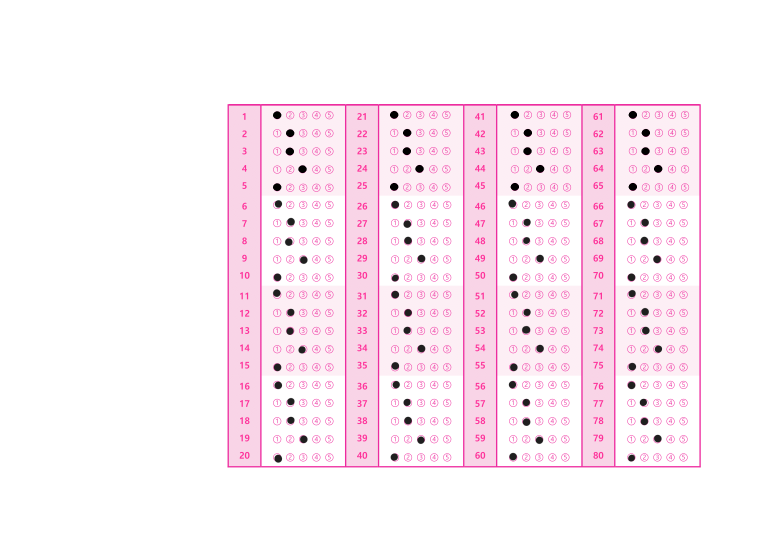
#> input picture imageProcessing/test/images/mini55.png, 2339 x 1654 px, found by its file name (shown at 1/3 size)
$ python omr_reader.py
#> lines starting #> are read from the running program, lines starting #| are printed output that depends on the picture; after the words box and inside, x2 and y2 are one past the last pixel; in counts of white or black regions, pixels touching at a corner belong together
### imageProcessing/test/omr_cutter1.py
import cv2
import numpy as np


def cutter1(img):

    # 사진 가공
    h, w, _ = img.shape
    img = cv2.resize(img, (w//2, h//2))
    gray = cv2.cvtColor(img, cv2.COLOR_BGR2GRAY)

    thresh = cv2.adaptiveThreshold(
        gray, 255, cv2.ADAPTIVE_THRESH_MEAN_C, cv2.THRESH_BINARY_INV, 11, 5)
    contours, hierarchy = cv2.findContours(
        thresh, cv2.RETR_EXTERNAL, cv2.CHAIN_APPROX_SIMPLE)
    contours_xy = np.array(contours)

    # x의 min과 max 찾기
    x_min, x_max = 0, 0
    value = list()
    for i in range(len(contours_xy)):
        for j in range(len(contours_xy[i])):
            # numpy 배열이 4차원 배열 행태라 x 값만 추출하기 위함
            value.append(contours_xy[i][j][0][0])
            x_min = min(value)
            x_max = max(value)

    # y의 min과 max 찾기
    y_min, y_max = 0, 0
    value = list()
    for i in range(len(contours_xy)):
        for j in range(len(contours_xy[i])):
            value.append(contours_xy[i][j][0][1])  # y 값만 추출하기 위함
            y_min = min(value)
            y_max = max(value)

    # x 최소, y 최소, 높이, 너비 구해서 자름 여백 없애는곳
    x = x_min
    y = y_min
    w = x_max-x_min
    h = y_max-y_min
    img_trim = thresh[y:y+h, x:x+w]

    # 잘린 이미지 저장
    num_cols = 4  # 행의 갯수
    _, size = img_trim.shape
    size = size // num_cols
    result = [255-img_trim[:, i:i+size]
              for i in range(0, len(img_trim[0])-size%num_cols, size)]
    for i in range(num_cols):
        cv2.imwrite(f'test/picture/cut_image_{i}.png', result[i])
    cv2.imwrite("test/picture/result.png", 255-img_trim)

    return result

### imageProcessing/test/omr_grader.py
import cv2
import numpy as np
import omr_cutter1 as cf


def grader(img):

    gray = img
    thresh = 255-img

    # 윤곽선 찾기
    contours, hierarchy = cv2.findContours(
        thresh, cv2.RETR_EXTERNAL, cv2.CHAIN_APPROX_SIMPLE)
    contour_idx_list = list(range(len(contours)))
    sorted_contours = [contours[i] for i in sorted(
        contour_idx_list, key=lambda x: cv2.boundingRect(contours[x])[0])]

    boxes = []
    for cnt in sorted_contours:
        area = cv2.contourArea(cnt)
        # print(area)
        if 200 > area > 70:
            x, y, w, h = cv2.boundingRect(cnt)
            boxes.append((x, y, w, h))

    boxes = sorted(boxes, key=lambda coord: coord[1])
    newBoxes = sorted(boxes, key=lambda coord: coord[0])

    results = []
    for j in range(len(newBoxes)):
        x, y, w, h = newBoxes[j]
        roi = gray[y:y+h, x:x+w]
        total_pixels = roi.shape[0] * roi.shape[1]
        black_pixels = total_pixels - cv2.countNonZero(roi)
        if black_pixels > total_pixels/2:
            results.append(j+1)

    return results

### imageProcessing/test/omr_cutter2.py
import cv2
import numpy as np

# 가로로 자르는 함수
def cutter2(img):

    img_trim = img

# 높이를 문항 개수로 나누고 잘라 배열에 저장
    size, _ = img_trim.shape
    size = size // 20
    result = [img_trim[i:i+size]
              for i in range(0, len(img_trim)-size % 20, size)]

    return result

### imageProcessing/test/omr_reader.py
import cv2
import json

import omr_cutter1 as ct1
import omr_cutter2 as ct
import omr_grader as gr


def reader(img):
    # 세로 자르기 사진
    img = ct1.cutter1(cv2.imread(img))
#> in cutter1, `h, w, _ = img.shape`: h = 1654; w = 2339
#> in cutter1, `thresh = cv2.adaptiveThreshold( gray, 255, cv2.ADAPTIVE_THRESH_MEAN_C,..`:
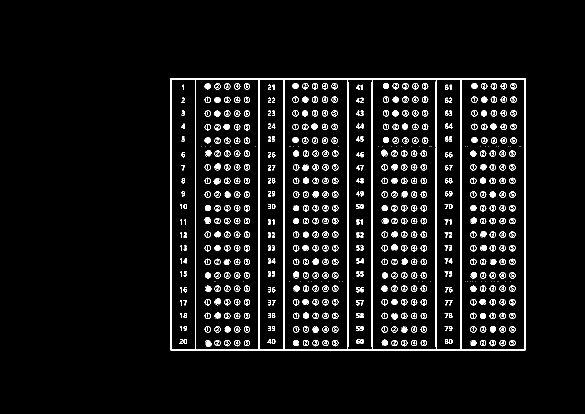
#> thresh: shape (827, 1169) (shown at 1/2 size); 5.3% white; 729 white regions (178 under 20 px), largest, box (x1, y1, x2, y2) and area: (341, 156, 1051, 702) 16466, (429, 327, 442, 341) 122, (410, 680, 423, 694) 122
#> in cutter1, `contours, hierarchy = cv2.findContours( thresh, cv2.RETR_EXTERNAL, cv2..`: contours = 1 item
#> the loop in cutter1, `for i in range(len(contours_xy)):` made 1 pass
#> after the loop in cutter1, `for i in range(len(contours_xy)):`: value = [341, 341, 342, 343, 1048, 1049, 1050, 1050]
#> after the loop in cutter1, `for i in range(len(contours_xy)):`: value = [156, 700, 701, 700, 700, 701, 700, 156]
#> in cutter1, `img_trim = thresh[y:y+h, x:x+w]`:
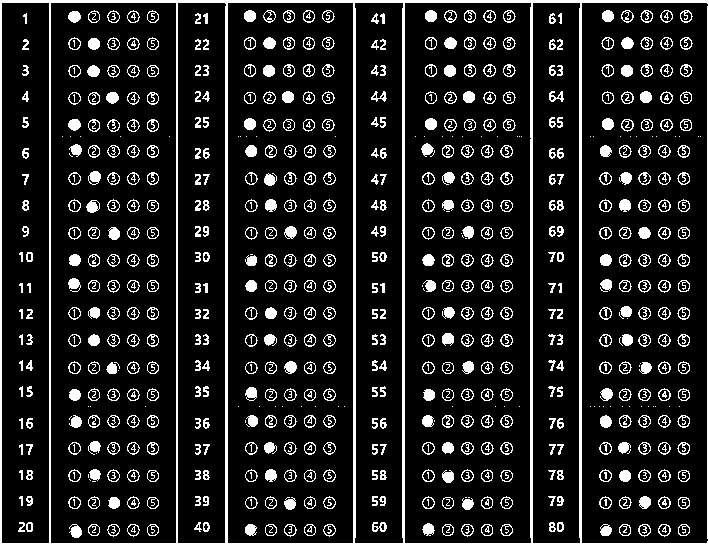
#> img_trim: shape (545, 709); 13.2% white; 729 white regions (178 under 20 px), largest, box (x1, y1, x2, y2) and area: (0, 0, 709, 545) 15919, (88, 171, 101, 185) 122, (69, 524, 82, 538) 122
#> in cutter1, `result = [255-img_trim[:, i:i+size] for i in range(0, len(img_trim[0])..`: result = 4 items
#> the loop in cutter1, `for i in range(num_cols):` made 4 passes
#> pass 1, in cutter1, `cv2.imwrite(f'test/picture/cut_image_{i}.png', result[i])`:
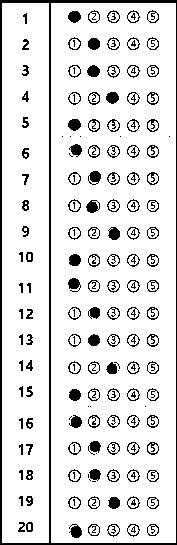
#> saved as cut_image_0.png: shape (545, 177); 87.8% white; 172 black regions (40 under 20 px), largest, box (x1, y1, x2, y2) and area: (0, 0, 177, 545) 3585, (88, 171, 101, 185) 122, (69, 524, 82, 538) 122
#> pass 2, in cutter1, `cv2.imwrite(f'test/picture/cut_image_{i}.png', result[i])`:
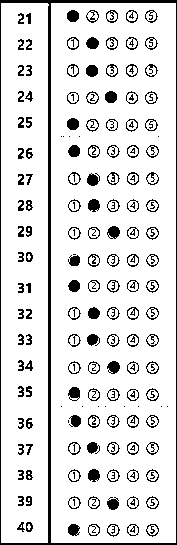
#> saved as cut_image_1.png: shape (545, 177); 87.3% white; 183 black regions (42 under 20 px), largest, box (x1, y1, x2, y2) and area: (0, 0, 177, 545) 3583, (107, 361, 120, 374) 121, (107, 226, 120, 239) 120
#> img = 4 items
    # 가로 자르기 사진
    img = [ct.cutter2(img[i]) for i in range(len(img))]
    img = sum(img, [])
#> img = 80 items
    result = [gr.grader(img[i]) for i in range(len(img))]
#> in grader, `contours, hierarchy = cv2.findContours( thresh, cv2.RETR_EXTERNAL, cv2..`: contours = 7 contours, 1 with area under 20; largest, box (x1, y1, x2, y2) and area: (0, 0, 177, 27) 402, (107, 10, 120, 23) 109, (127, 10, 140, 23) 108, (147, 10, 159, 23) 106, (88, 10, 100, 23) 106, (68, 11, 81, 23) 102
#> in grader, `contours, hierarchy = cv2.findContours( thresh, cv2.RETR_EXTERNAL, cv2..`:
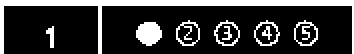
#> thresh: shape (27, 177) (shown 2 times larger); 21.5% white; 9 white regions (2 under 20 px)
#> in grader, `contour_idx_list = list(range(len(contours)))`: contour_idx_list = [0, 1, 2, 3, 4, 5, 6]
#> in grader, `sorted_contours = [contours[i] for i in sorted( contour_idx_list, key=..`: sorted_contours = 7 contours, 1 with area under 20; largest, box (x1, y1, x2, y2) and area: (0, 0, 177, 27) 402, (107, 10, 120, 23) 109, (127, 10, 140, 23) 108, (88, 10, 100, 23) 106, (147, 10, 159, 23) 106, (68, 11, 81, 23) 102
#> the loop in grader, `for cnt in sorted_contours:` made 7 passes
#> (area, x, y, w, h) on passes 3 to 7: (102, 68, 11, 13, 12), (105.5, 88, 10, 12, 13), (109, 107, 10, 13, 13), (108, 127, 10, 13, 13), (105.5, 147, 10, 12, 13)
#> after the loop in grader, `for cnt in sorted_contours:`: boxes = [(68, 11, 13, 12), (88, 10, 12, 13), (107, 10, 13, 13), (127, 10, 13, 13), (147, 10, 12, 13)]
#> in grader, `boxes = sorted(boxes, key=lambda coord: coord[1])`: boxes = [(88, 10, 12, 13), (107, 10, 13, 13), (127, 10, 13, 13), (147, 10, 12, 13), (68, 11, 13, 12)]
#> in grader, `newBoxes = sorted(boxes, key=lambda coord: coord[0])`: newBoxes = [(68, 11, 13, 12), (88, 10, 12, 13), (107, 10, 13, 13), (127, 10, 13, 13), (147, 10, 12, 13)]
#> the loop in grader, `for j in range(len(newBoxes)):` made 5 passes
#> (x, y, w, h, total_pixels, black_pixels) on passes 1 to 5: (68, 11, 13, 12, 156, 119), (88, 10, 12, 13, 156, 54), (107, 10, 13, 13, 169, 61), (127, 10, 13, 13, 169, 60), (147, 10, 12, 13, 156, 57)
#> after the loop in grader, `for j in range(len(newBoxes)):`: results = [1]
#> in grader (call 2), `contours, hierarchy = cv2.findContours( thresh, cv2.RETR_EXTERNAL, cv2..`: contours = 9 contours, 1 with area under 20; largest, box (x1, y1, x2, y2) and area: (68, 10, 81, 23) 110, (127, 10, 140, 23) 108, (107, 10, 120, 23) 108, (147, 10, 159, 23) 106, (88, 11, 100, 23) 101, (22, 12, 29, 23) 26, (49, 0, 51, 27) 26, (0, 0, 2, 27) 26
#> in grader (call 2), `sorted_contours = [contours[i] for i in sorted( contour_idx_list, key=..`: sorted_contours = 9 contours, 1 with area under 20; largest, box (x1, y1, x2, y2) and area: (68, 10, 81, 23) 110, (107, 10, 120, 23) 108, (127, 10, 140, 23) 108, (147, 10, 159, 23) 106, (88, 11, 100, 23) 101, (0, 0, 2, 27) 26, (22, 12, 29, 23) 26, (49, 0, 51, 27) 26
#> the loop in grader (call 2), `for cnt in sorted_contours:` made 9 passes
#> (area, x, y, w, h) on passes 4 to 8: (110, 68, 10, 13, 13), (101, 88, 11, 12, 12), (108, 107, 10, 13, 13), (108, 127, 10, 13, 13), (105.5, 147, 10, 12, 13)
#> the loop in grader (call 2), `for j in range(len(newBoxes)):` made 5 passes
#> (x, y, w, h, total_pixels, black_pixels) on passes 1 to 5: (68, 10, 13, 13, 169, 57), (88, 11, 12, 12, 144, 118), (107, 10, 13, 13, 169, 60), (127, 10, 13, 13, 169, 62), (147, 10, 12, 13, 156, 55)
#> in grader (call 3), `contours, hierarchy = cv2.findContours( thresh, cv2.RETR_EXTERNAL, cv2..`: contours = 9 contours, 1 with area under 20; largest, box (x1, y1, x2, y2) and area: (68, 11, 81, 24) 109, (127, 11, 140, 24) 108, (107, 11, 120, 24) 108, (147, 11, 159, 23) 104, (87, 11, 100, 23) 101, (49, 0, 51, 27) 26, (0, 0, 2, 27) 26, (22, 11, 29, 22) 24
#> in grader (call 3), `sorted_contours = [contours[i] for i in sorted( contour_idx_list, key=..`: sorted_contours = 9 contours, 1 with area under 20; largest, box (x1, y1, x2, y2) and area: (68, 11, 81, 24) 109, (107, 11, 120, 24) 108, (127, 11, 140, 24) 108, (147, 11, 159, 23) 104, (87, 11, 100, 23) 101, (0, 0, 2, 27) 26, (49, 0, 51, 27) 26, (22, 11, 29, 22) 24
#> in grader (call 4), `contours, hierarchy = cv2.findContours( thresh, cv2.RETR_EXTERNAL, cv2..`: contours = 9 contours, 1 with area under 20; largest, box (x1, y1, x2, y2) and area: (68, 11, 81, 24) 110, (147, 11, 159, 24) 109, (88, 11, 100, 24) 109, (127, 11, 140, 24) 108, (106, 11, 119, 23) 102, (22, 10, 29, 21) 30, (49, 0, 51, 27) 26, (0, 0, 2, 27) 26
#> in grader (call 4), `sorted_contours = [contours[i] for i in sorted( contour_idx_list, key=..`: sorted_contours = 9 contours, 1 with area under 20; largest, box (x1, y1, x2, y2) and area: (68, 11, 81, 24) 110, (88, 11, 100, 24) 109, (147, 11, 159, 24) 109, (127, 11, 140, 24) 108, (106, 11, 119, 23) 102, (22, 10, 29, 21) 30, (0, 0, 2, 27) 26, (49, 0, 51, 27) 26
#> in grader (call 5), `contours, hierarchy = cv2.findContours( thresh, cv2.RETR_EXTERNAL, cv2..`: contours = 9 contours, 1 with area under 20; largest, box (x1, y1, x2, y2) and area: (107, 11, 120, 24) 110, (147, 11, 159, 24) 109, (88, 11, 100, 24) 109, (127, 11, 140, 24) 108, (68, 11, 81, 23) 102, (49, 0, 51, 27) 26, (0, 0, 2, 27) 26, (22, 9, 29, 20) 24
#> in grader (call 5), `sorted_contours = [contours[i] for i in sorted( contour_idx_list, key=..`: sorted_contours = 9 contours, 1 with area under 20; largest, box (x1, y1, x2, y2) and area: (107, 11, 120, 24) 110, (88, 11, 100, 24) 109, (147, 11, 159, 24) 109, (127, 11, 140, 24) 108, (68, 11, 81, 23) 102, (0, 0, 2, 27) 26, (49, 0, 51, 27) 26, (22, 9, 29, 20) 24
#> in grader (call 6), `contours, hierarchy = cv2.findContours( thresh, cv2.RETR_EXTERNAL, cv2..`: contours = 15 contours, 7 with area under 20; largest, box (x1, y1, x2, y2) and area: (107, 10, 120, 23) 110, (147, 10, 159, 23) 109, (88, 10, 100, 23) 109, (127, 10, 140, 23) 108, (69, 9, 82, 22) 84, (22, 13, 29, 24) 40, (49, 0, 51, 27) 26, (0, 0, 2, 27) 26
#> in grader (call 6), `sorted_contours = [contours[i] for i in sorted( contour_idx_list, key=..`: sorted_contours = 15 contours, 7 with area under 20; largest, box (x1, y1, x2, y2) and area: (107, 10, 120, 23) 110, (88, 10, 100, 23) 109, (147, 10, 159, 23) 109, (127, 10, 140, 23) 108, (69, 9, 82, 22) 84, (22, 13, 29, 24) 40, (0, 0, 2, 27) 26, (49, 0, 51, 27) 26
#> in grader (call 7), `contours, hierarchy = cv2.findContours( thresh, cv2.RETR_EXTERNAL, cv2..`: contours = 9 contours, 2 with area under 20; largest, box (x1, y1, x2, y2) and area: (88, 9, 101, 23) 122, (68, 10, 81, 23) 110, (107, 10, 120, 23) 110, (147, 10, 159, 23) 109, (127, 10, 140, 23) 108, (49, 0, 51, 27) 26, (0, 0, 2, 27) 26
#> in grader (call 7), `sorted_contours = [contours[i] for i in sorted( contour_idx_list, key=..`: sorted_contours = 9 contours, 2 with area under 20; largest, box (x1, y1, x2, y2) and area: (88, 9, 101, 23) 122, (68, 10, 81, 23) 110, (107, 10, 120, 23) 110, (147, 10, 159, 23) 109, (127, 10, 140, 23) 108, (0, 0, 2, 27) 26, (49, 0, 51, 27) 26
#> in grader (call 8), `contours, hierarchy = cv2.findContours( thresh, cv2.RETR_EXTERNAL, cv2..`: contours = 9 contours, 1 with area under 20; largest, box (x1, y1, x2, y2) and area: (86, 11, 100, 24) 120, (68, 10, 81, 23) 110, (107, 10, 120, 23) 109, (127, 10, 140, 23) 108, (147, 11, 159, 23) 104, (22, 11, 29, 22) 49, (49, 0, 51, 27) 26, (0, 0, 2, 27) 26
#> in grader (call 8), `sorted_contours = [contours[i] for i in sorted( contour_idx_list, key=..`: sorted_contours = 9 contours, 1 with area under 20; largest, box (x1, y1, x2, y2) and area: (86, 11, 100, 24) 120, (68, 10, 81, 23) 110, (107, 10, 120, 23) 109, (127, 10, 140, 23) 108, (147, 11, 159, 23) 104, (22, 11, 29, 22) 49, (0, 0, 2, 27) 26, (49, 0, 51, 27) 26
#> in grader (call 9), `contours, hierarchy = cv2.findContours( thresh, cv2.RETR_EXTERNAL, cv2..`: contours = 9 contours, 1 with area under 20; largest, box (x1, y1, x2, y2) and area: (68, 11, 81, 24) 110, (127, 11, 140, 24) 108, (147, 11, 159, 23) 104, (88, 11, 100, 23) 104, (108, 11, 120, 24) 104, (22, 10, 29, 21) 36, (49, 0, 51, 27) 26, (0, 0, 2, 27) 26
#> in grader (call 9), `sorted_contours = [contours[i] for i in sorted( contour_idx_list, key=..`: sorted_contours = 9 contours, 1 with area under 20; largest, box (x1, y1, x2, y2) and area: (68, 11, 81, 24) 110, (127, 11, 140, 24) 108, (88, 11, 100, 23) 104, (147, 11, 159, 23) 104, (108, 11, 120, 24) 104, (22, 10, 29, 21) 36, (0, 0, 2, 27) 26, (49, 0, 51, 27) 26
#> in grader (call 10), `contours, hierarchy = cv2.findContours( thresh, cv2.RETR_EXTERNAL, cv2..`: contours = 10 contours, 2 with area under 20; largest, box (x1, y1, x2, y2) and area: (107, 11, 120, 24) 110, (147, 11, 159, 24) 109, (88, 11, 100, 24) 109, (127, 11, 140, 24) 108, (69, 11, 81, 23) 100, (26, 9, 33, 19) 50, (49, 0, 51, 27) 26, (0, 0, 2, 27) 26
#> in grader (call 10), `sorted_contours = [contours[i] for i in sorted( contour_idx_list, key=..`: sorted_contours = 10 contours, 2 with area under 20; largest, box (x1, y1, x2, y2) and area: (107, 11, 120, 24) 110, (88, 11, 100, 24) 109, (147, 11, 159, 24) 109, (127, 11, 140, 24) 108, (69, 11, 81, 23) 100, (26, 9, 33, 19) 50, (0, 0, 2, 27) 26, (49, 0, 51, 27) 26
#> in grader (call 11), `contours, hierarchy = cv2.findContours( thresh, cv2.RETR_EXTERNAL, cv2..`: contours = 10 contours, 3 with area under 20; largest, box (x1, y1, x2, y2) and area: (127, 10, 140, 23) 108, (107, 10, 120, 23) 108, (147, 10, 159, 22) 104, (88, 10, 100, 22) 104, (68, 8, 81, 22) 87, (49, 0, 51, 27) 26, (0, 0, 2, 27) 26
#> in grader (call 11), `sorted_contours = [contours[i] for i in sorted( contour_idx_list, key=..`: sorted_contours = 10 contours, 3 with area under 20; largest, box (x1, y1, x2, y2) and area: (107, 10, 120, 23) 108, (127, 10, 140, 23) 108, (88, 10, 100, 22) 104, (147, 10, 159, 22) 104, (68, 8, 81, 22) 87, (0, 0, 2, 27) 26, (49, 0, 51, 27) 26
#> in grader (call 20), `gray = img`:
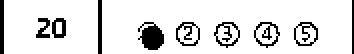
#> gray: shape (27, 177) (shown 2 times larger); 88.1% white; 10 black regions, largest, box (x1, y1, x2, y2) and area: (69, 11, 82, 25) 122, (107, 11, 120, 24) 60, (127, 11, 140, 24) 59
#> the loop in grader (call 20), `for cnt in sorted_contours:` made 10 passes
#> cnt on passes 1, 4, 10: [[0, 0], [0, 26], [1, 26], [1, 0]], [[49, 0], [49, 26], [50, 26], [50, 0]], [[176, 0], [176, 26]]
#> the loop in grader (call 20), `for j in range(len(newBoxes)):` made 5 passes
#> in grader (call 21), `gray = img`:
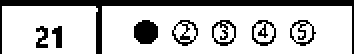
#> gray: shape (27, 177) (shown 2 times larger); 77.1% white; 8 black regions, largest, box (x1, y1, x2, y2) and area: (0, 0, 177, 27) 649, (67, 10, 79, 22) 118, (106, 10, 118, 23) 65
#> the loop in grader (call 21), `for cnt in sorted_contours:` made 8 passes
#> the loop in grader (call 21), `for j in range(len(newBoxes)):` made 5 passes
    answers = {i+1: str(result[i]) for i in range(len(result))}
    answer_json = json.dumps(answers)
    return answer_json

img = "./grade-processing/imageProcessing/test/images/mini55.png"
ans = reader(img)
print(ans)
#> (printed output is left out)
